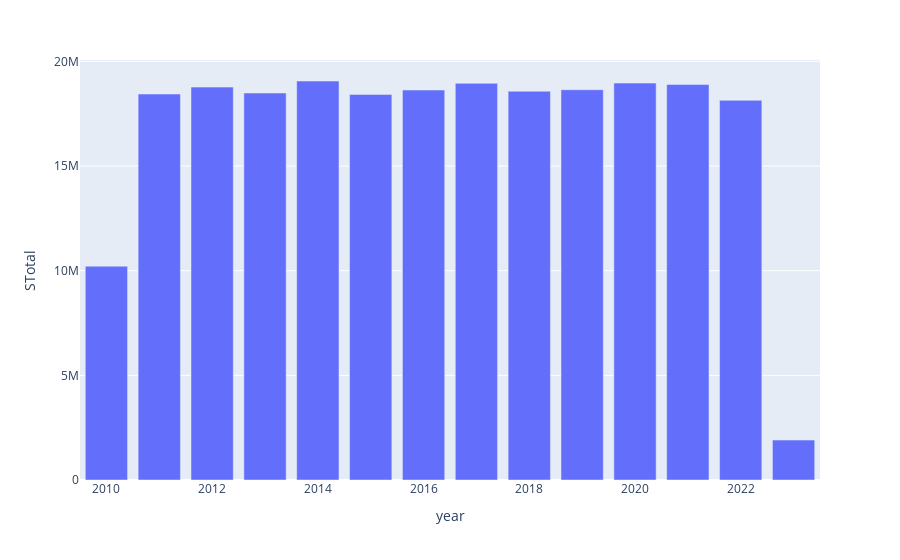

This figure's notebook cell:
### Code cell
dg = df.groupby("year").sum()
fig = px.bar(dg, y="STotal")

fig.show()

### Figure 1 — Plotly figure (JSON) as saved in the notebook; plotly's stock layout.template omitted (floating-point values rounded to 4 significant figures)
{"data": [{"alignmentgroup": "True", "hovertemplate": "year=%{x}<br>STotal=%{y}<extra></extra>", "legendgroup": "", "marker": {"color": "#636efa", "pattern": {"shape": ""}}, "name": "", "offsetgroup": "", "orientation": "v", "showlegend": false, "textposition": "auto", "type": "bar", "x": [2010, 2011, 2012, 2013, 2014, 2015, 2016, 2017, 2018, 2019, 2020, 2021, 2022, 2023], "xaxis": "x", "y": [10220000.0, 18440000.0, 18770000.0, 18490000.0, 19060000.0, 18420000.0, 18630000.0, 18950000.0, 18580000.0, 18650000.0, 18970000.0, 18900000.0, 18140000.0, 1908000.0], "yaxis": "y"}], "layout": {"barmode": "relative", "legend": {"tracegroupgap": 0}, "margin": {"t": 60}, "xaxis": {"anchor": "y", "domain": [0, 1], "title": {"text": "year"}}, "yaxis": {"anchor": "x", "domain": [0, 1], "title": {"text": "STotal"}}}}
